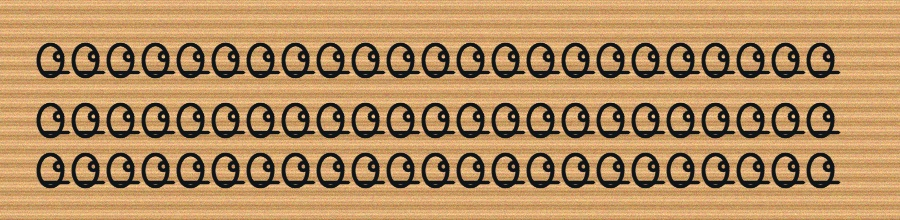
%> input picture custom_palm_leaf_test.jpg, 900 x 220 px
$ octave --eval "result = sauvola_binarize(imread('custom_palm_leaf_test.jpg'));"   (GNU Octave 9; MATLAB toolbox functions it lacks are replaced by stand-ins)
%> lines starting %> are read from the running program, lines starting %| are printed output that depends on the picture; in (x1, y1, x2, y2) boxes, pixels count from 0 and x2, y2 are one past the last pixel; in counts of white or black regions, pixels touching at a corner belong together; the program's own positions count from 1
function bw = sauvola_binarize(img, window_size, k, R)
% SAUVOLA_BINARIZE Local adaptive thresholding for textured historical media (palm leaf, manuscripts)
% Inputs:
%   img         - Input image (grayscale or RGB)
%   window_size - Local window size (odd integer, default 25)
%   k           - Sauvola parameter (default 0.25)
%   R           - Dynamic range of standard deviation (default 128)
% Output:
%   bw          - Binary logical image (true for ink foreground, false for background)

    if nargin < 2 || isempty(window_size)
        window_size = 25;
    end
    if nargin < 3 || isempty(k)
        k = 0.25;
    end
    if nargin < 4 || isempty(R)
        R = 128;
    end

    if size(img, 3) == 3
        img_gray = rgb2gray(img);
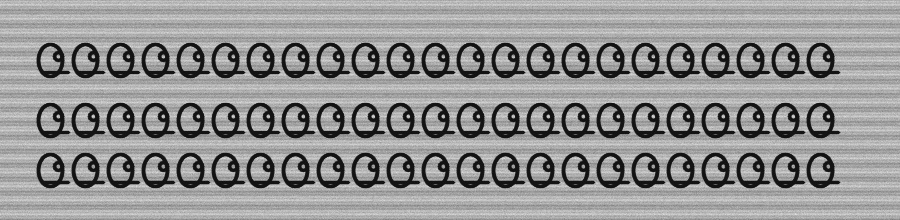
%> img_gray: size 220x900 uint8; min 11, max 223, mean 147.8
    else
        img_gray = img;
    end

    img_double = double(img_gray);

    % Mean filter using integral image or convolution
    h = fspecial('average', [window_size window_size]);
    local_mean = filter2(h, img_double, 'same');
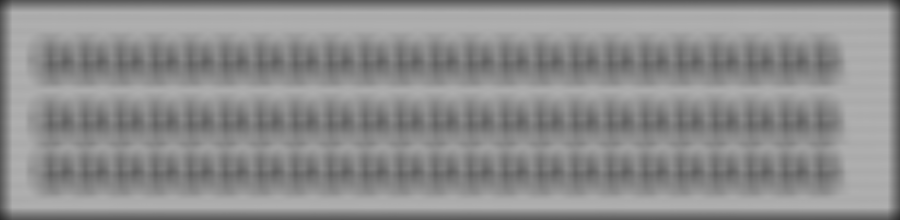
%> local_mean: size 220x900 double; min 46.91, max 175.8, mean 141.6

    % Local standard deviation
    local_sq_mean = filter2(h, img_double.^2, 'same');
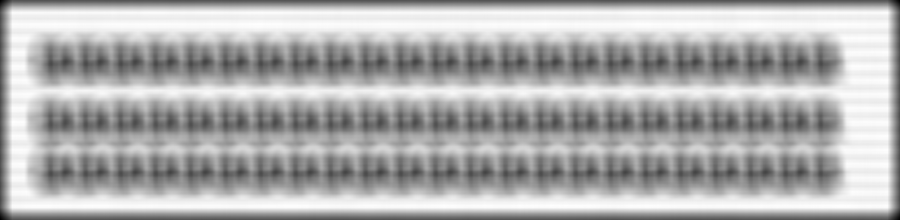
%> local_sq_mean: size 220x900 double; min 8217.8, max 31152.6, mean 23885.2; drawn with min black and max white
    local_std = sqrt(max(0, local_sq_mean - local_mean.^2));
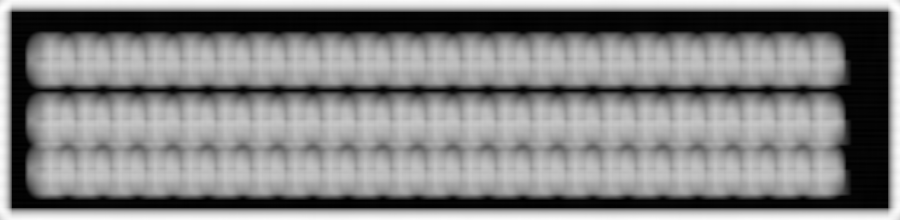
%> local_std: size 220x900 double; min 14.94, max 89.55, mean 53.5; drawn with min black and max white

    % Sauvola threshold matrix
    threshold = local_mean .* (1 + k * (local_std ./ R - 1));
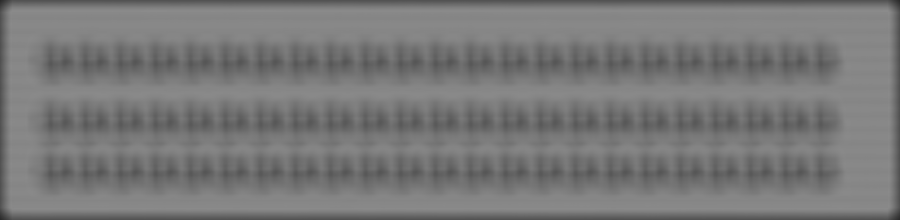
%> threshold: size 220x900 double; min 42.29, max 139.4, mean 120.2

    % Binarization (ink strokes are darker than textured wood background)
    bw = img_double < threshold;
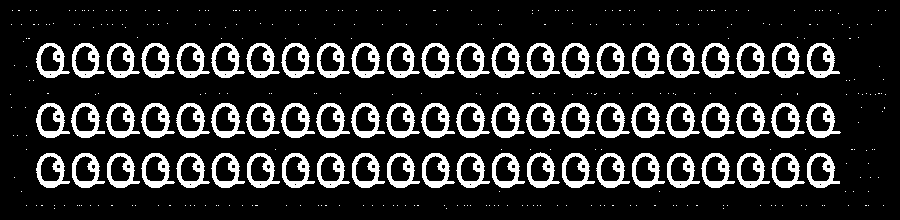
%> bw: size 220x900 logical; 16.7% white; 386 white regions (317 under 20 px), largest, box (x1, y1, x2, y2) and area: (36, 103, 70, 138) 486, (806, 103, 841, 138) 486, (211, 103, 245, 138) 483

    % Morphological cleaning: area open to remove single-pixel wood grain noise
    bw = bwareaopen(bw, 15);
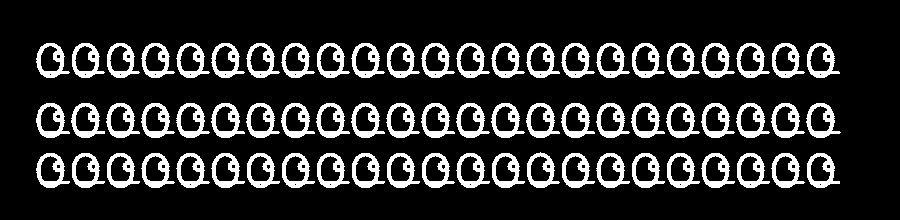
%> bw: size 220x900 logical; 16.6% white; 69 white regions, largest, box (x1, y1, x2, y2) and area: (36, 103, 70, 138) 486, (806, 103, 841, 138) 486, (211, 103, 245, 138) 483
end

$ run again, on custom_palm_leaf_upload_test.jpg
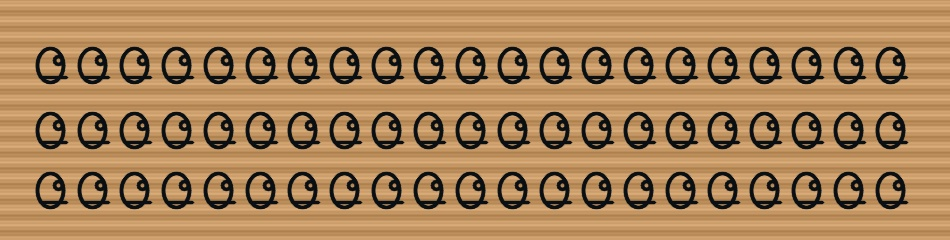
%> input picture custom_palm_leaf_upload_test.jpg, 950 x 240 px
%> in sauvola_binarize, `threshold = local_mean .* (1 + k * (local_std ./ R - 1));`:
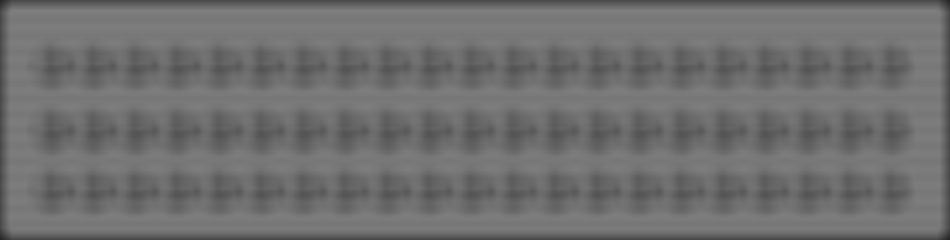
%> threshold: size 240x950 double; min 37.07, max 126.5, mean 111.1
%> in sauvola_binarize, `bw = img_double < threshold;`:
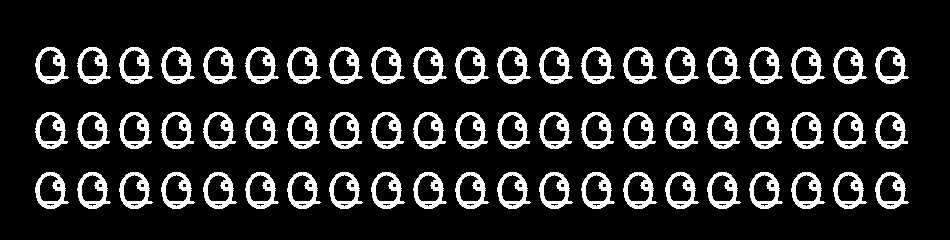
%> bw: size 240x950 logical; 14.1% white; 63 white regions, largest, box (x1, y1, x2, y2) and area: (35, 172, 69, 209) 516, (203, 172, 237, 209) 515, (371, 172, 405, 209) 515
